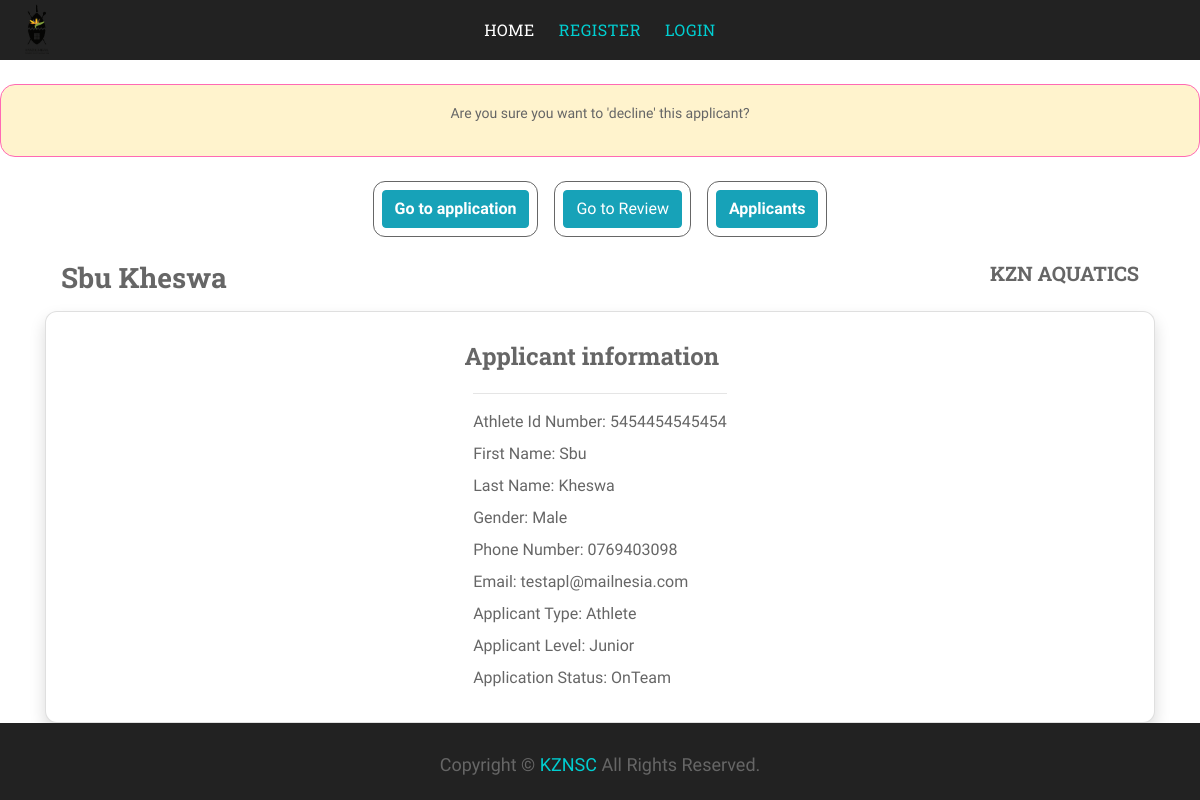
The page /ProcessApplication/declineApplicant_committee/1 on the database its author committed.
### MyApp/models.py (models this page shows)
class SportsPerson(models.Model):
    SportsPersonId = models.AutoField(primary_key=True)
    user = models.ForeignKey(User,blank=True,null=True,on_delete=models.CASCADE)
    Id_number = models.CharField(max_length = 13, null =True, blank=True)
    FirstName = models.CharField(max_length=255)
    Surname =models.CharField(max_length=255)
    Gender = models.CharField(max_length=255)
    PhoneNumber = models.CharField(max_length=255)
    Email = models.CharField(max_length=255)
    City = models.CharField(max_length=255)
    Province = models.CharField(max_length=255)
    Date = models.DateTimeField(auto_now=False, auto_now_add=True)
    RepresanativeLeve = models.CharField(max_length=255, default ='1')
    IDCopySubmited = models.BooleanField(default=False,blank=False,null=False)
    AcceptanceofTeamAppointment = models.BooleanField(default=False,blank=False,null=False)
    is_IdNumberValidated = models.BooleanField(default=False)
    is_parent =models.BooleanField(default = False)

class Application(models.Model):
    ApplicationId = models.AutoField(primary_key=True)
    Committee = models.ForeignKey(CommitteeMember,blank=True,null=True,on_delete=models.DO_NOTHING)
    user = models.ForeignKey(User,blank=True,null=True,on_delete=models.CASCADE)
    Federation = models.ForeignKey(Federation,blank=True,null=True,on_delete=models.CASCADE)
    EventName = models.CharField(max_length=255)
    StartDate = models.DateTimeField(max_length=255)
    EndDate = models.DateTimeField(max_length=255)
    HostCity = models.CharField(max_length=255)
    HostProvince =models.CharField(max_length=255)
    ReportSubmitAgreement = models.BooleanField(default=False)
    NumberOfTeam = models.IntegerField(default=0)
    MethodOfSelection = models.CharField(max_length=255)
    SelectionApprovedDate = models.DateField(max_length=255)
    TravelDateTime = models.DateTimeField(max_length=255)
    CodeOfConductAcceped = models.BooleanField(default=False)
    AcceptanceOfTeamAppointment = models.CharField(max_length=300, default='NotProvided')
    EventInvitation  = models.CharField(max_length=300, default='NotProvided')
    ApplicationDate  = models.DateTimeField(default=datetime.now())
    Step = models.CharField(max_length=255, default='start')
    ApplicationStatus = models.CharField(max_length=255, default='Oncreate')
    isHistory = models.BooleanField(default=False)
    DateCreated = models.DateTimeField(default=datetime.now())
    DeclineReason = models.TextField(blank=True, null=True)
    CancelReason = models.TextField(blank=True, null=True)
    is_App_taking = models.BooleanField(default = False)
    ApplicantsClosingDate = models.DateTimeField(default=datetime.now())
    LateAppMotivation = models.TextField(max_length=255)
    ApparelLetters = models.CharField(max_length=300, blank=True, null=True)
    is_lateApplication = models.BooleanField(default=False)

class Federation(models.Model):
    user = models.ForeignKey(User,blank=True,null=True,on_delete=models.CASCADE)
    FederationId = models.AutoField(primary_key=True, null= False, blank=False)
    FederationPersonel = models.ForeignKey(FederationPersonel,blank=True,null=True,on_delete=models.CASCADE)
    FederationName = models.TextField(blank=True, null = True)
    dateSelected = models.DateField(default=datetime.now())
    year = models.IntegerField()
    FederationEmail = models.TextField(null = True, blank= True)
    is_Gov_approved = models.CharField(max_length=30, default='Pending')
    date_requested = models.DateTimeField(default =datetime.now())
    date_approved = models.DateTimeField(default =datetime.now())

class ApplicantApplication(models.Model):
    ApplicantApplicationId = models.AutoField(primary_key=True, blank=False, null=False)
    Application = models.ForeignKey(Application,blank=True,null=True,on_delete=models.CASCADE)
    SportsPerson = models.ForeignKey(SportsPerson,blank=True,null=True,on_delete=models.CASCADE)
    is_terms_accepted = models.BooleanField(default  = False)
    is_deleted = models.BooleanField(default=False)
    RepresatativeType = models.CharField(max_length=50, default='Athlete')
    RepresatativeLevel = models.CharField(max_length=50, default='Junior')
    status = models.CharField(max_length= 30, default="OnCreate")
    declineReason = models.TextField(blank=True, null=True)

### ProcessApplication/views.py (the view, shortened to what this page needs)
# urls.py: path('declineApplicant_committee/<int:applicantApplicationId>', views.declineApplicant_committee, name="declineApplicant_committee")
def declineApplicant_committee(request, applicantApplicationId):
    applicantApplication = get_object_or_404(ApplicantApplication, pk = applicantApplicationId)
    application = applicantApplication.Application
    sportsPerson = applicantApplication.SportsPerson
    if request.method == 'GET':
        payload = {
            "applicantApplication": applicantApplication,
            "application":application,
            "sportsPerson":sportsPerson,
        }
        messages.warning(request, "Are you sure you want to 'decline' this applicant?")
        return render(request, 'ProcessApplication/declineApplicant.html', payload)

### ProcessApplication/templates/ProcessApplication/declineApplicant.html (shortened to what this page needs)
{% extends "MyApp/base.html" %}
{% block content %}
    {% load static %}
    <link href="{% static "MyApp/applicantReviewCss.css" %}" rel="stylesheet"/>
    {% if messages %}
        {% for message in messages %}
            <br/>
            <div>
                <center>
                    <div style="padding:1rem;  border:solid 1px #FF69B4; border-radius:15px; width:auto; display:flex; justify-content:center;align-centent:center;" class="alert {% if message.tags == 'success' %}alert-success{% elif message.tags == 'warning' %}alert-warning{% elif message.tags == 'error' %}alert-danger{% endif %}">
                    <p>
                        {{ message }}
                    </p>
                    </div>
                </center>
            </div>
        {% endfor %}
    {% endif %}
    <div class="row"  style="display:flex;justify-content:center">
        <div style="padding:0.5rem;">
            <div style="padding:0.5rem; border:solid 1px; border-radius:12px">
                <a href="{% url 'Application_review' applicationId=application.ApplicationId  %}" title="See officials page" class="btn btn-info">
                    <b>
                        Go to application
                    </b>
                </a>
            </div>
        </div>
        <div style="padding:0.5rem;">
            <div style="padding:0.5rem; border:solid 1px; border-radius:12px">
                <a href="{% url 'ApplicantInfo' applicantApplicationId=applicantApplication.ApplicantApplicationId %}" class="btn btn-info">Go to Review</a>
            </div>
        </div>
        <div style="padding:0.5rem;">
            <div style="padding:0.5rem; border:solid 1px; border-radius:12px">
                <a href="{% url 'Applcants' applicationId=application.ApplicationId %}" title="See Applicants page" class="btn btn-info">
                    <b>
                        Applicants
                    </b>
                </a>
            </div>
        </div>
    </div>
    <div class="container">
        <div >
            <div class="applicant_holder_header">
                <h3>
                    {{sportsPerson.FirstName}} {{sportsPerson.Surname}}
                </h3>
                <h5>
                    {{application.Federation.FederationName}}
                </h5>
            </div>
            <div  class="card border-left-primary shadow h-100 py-2" style="border-radius:12px">
                <div class="card-body applicant_info row"  style="display:flex; justify-centent:center" >
                    <div id="applicant_info">
                        <div >
                            <div class="row" style="display:flex; justify-content:space-between">
                                <div style="padding:0.4rem">
                                    <h4>
                                        Applicant information
                                    </h4>
                                </div>
                            </div>
                            <hr/>
                            <div >
                                <label>Athlete Id Number: {{sportsPerson.Id_number}}</label><br/>
                                <label>First Name: {{sportsPerson.FirstName}} </label><br/>
                                <label>Last Name: {{sportsPerson.Surname}}</label><br/>
                                <label>Gender: {{sportsPerson.Gender}}</label><br/>
                                <label>Phone Number: {{sportsPerson.PhoneNumber}}</label><br/>
                                <label>Email: {{sportsPerson.Email}}</label><br/>
                                <label>Applicant Type: {{applicantApplication.RepresatativeType}}</label><br/>
                                <label>Applicant Level: {{applicantApplication.RepresatativeLevel}}</label><br/>
                                <label>Application Status: {{applicantApplication.status}}</label><br/>
                            </div>
                        </div>
                    </div>
                </div>
            </div>
        </div>
    </div>
{% endblock %}

### MyApp/static/test/css/hover-style.css (style rules this page uses)
body { background-color:#f1f1f2 }

### MyApp/static/test/css/style.css (style rules this page uses)
* { box-sizing: border-box; }
body { color: #666; font-family: 'Raleway', sans-serif; font-weight: 400; background: #ffffff; }
a { color: #222222; transition: 0.5s; }
p { color: #666; font-size: 14px; line-height: 24px; padding: 0; margin: 0 0 15px 0; }
h1, h2, h3, h4, h5, h6 { font-family: 'Roboto Slab', serif; margin: 0; padding: 0; color: #666; font-weight: 700; }

### MyApp/static/MyApp/applicantReviewCss.css (style rules this page uses)
.applicant_holder_header { padding: 1rem; display: flex; justify-content: center; }
.applicant_info { padding: 1rem; display: flex; justify-content: center; }

### rows shown on the page
SportsPerson: FirstName "Sbu", Surname "Kheswa", Id_number "5454454545454", Gender "Male", PhoneNumber "0769403098", Email "testapl@mailnesia.com"
Application: Federation.FederationName "KZN AQUATICS"
ApplicantApplication: RepresatativeType "Athlete", RepresatativeLevel "Junior", status "OnTeam"

### other values the page prints
{{ message }} "Are you sure you want to 'decline' this applicant?"
